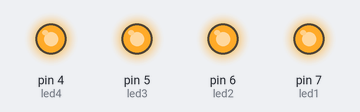
A sketch run on a simulated Arduino Uno, built with avr-gcc and run on an emulated ATmega328P. Parts: output pins drawn as LEDs (lit = HIGH).

Above: at 0.2 s.
At 1.7 s:
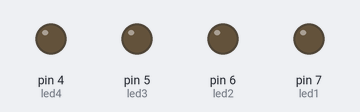
Timing chart, 0 to 3.0 s (numbered marks = the images above):
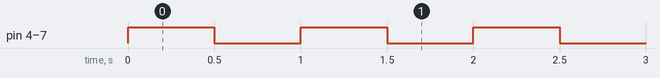

Measured:
- by itself, pin 4 (led4), pin 5 (led3), pin 6 (led2), pin 7 (led1): alternates HIGH for 0.50 s and LOW for 0.50 s

The sketch:

leds.ino
```cpp
#define led1 7
#define led2 6
#define led3 5
#define led4 4

void setup() {
  pinMode(led1, OUTPUT);
  pinMode(led2, OUTPUT);
  pinMode(led3, OUTPUT);
  pinMode(led4, OUTPUT);
}

void loop() {
  digitalWrite(led1, HIGH);
  digitalWrite(led2, HIGH);
  digitalWrite(led3, HIGH);
  digitalWrite(led4, HIGH);
  delay(500);
  digitalWrite(led1, LOW);
  digitalWrite(led2, LOW);
  digitalWrite(led3, LOW);
  digitalWrite(led4, LOW);
  delay(500);
}
```
